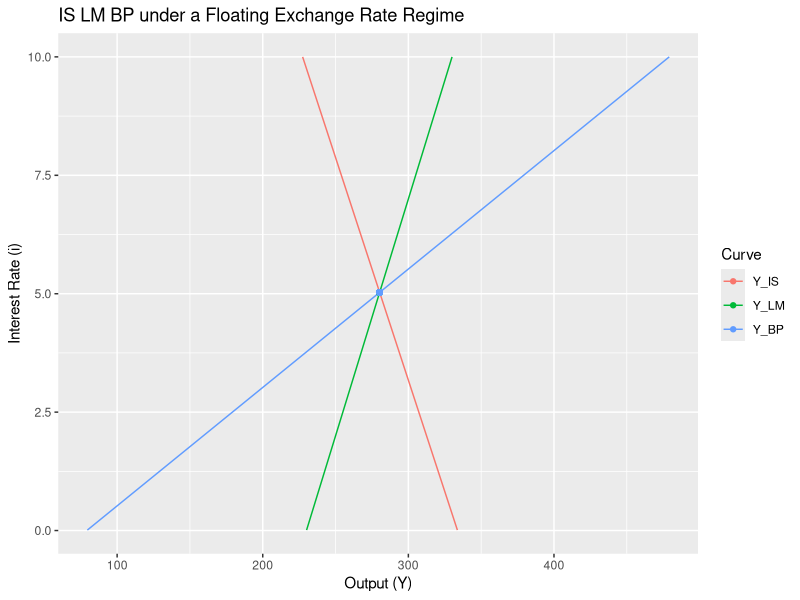

This chart was generated by the following R code:
#Import required libraries
#make sure to have installed
library("reshape2")
library("ggplot2")

# Floating exchange rate

#define variables
a_0 <- 80 # autonomous consumption
a_1 <- 0.8 # marginal propensity to consume
i_0 <- 25 # autonomous private investment
i_1 <- -5 # marginal propensity to invest
g_0 <- 40 # government expenditure
x_0 <- 25 # autonomous level of exports
m_0 <- 20 # autonomous level of imports
m_1 <- 0.15 # marginal propensity to import
t_rate <- 0.15 # Tax rate
c_1 <- (a_0+i_0+g_0+x_0-m_0) # autonomous values
c_2 <- (1-a_1*(1-t_rate)+m_1) # marginal values
l_1 <- 0.5 # liquidity function for motive 1
l_2 <- -5 # liquidity function for motive 2
k_prm <- 6 # increase in financail account (function of the interest rate)

# Additional Variables Required
x_1 <- 0.4 # marginal propensity to export
m_2 <- 0.15 # marginal propensity to import
m_bar <- 115  # money supply
c_3 <- (l_2*(m_2-c_2)-l_1*(i_1-k_prm)) #marginal values using exports and imports
# Calculate Interest rate, Output, and exch rate
int_rate_calc <-(m_bar*(m_2-c_2)-l_1*((x_0-m_0)-c_1))/c_3
y_calc <- (m_bar/l_1)-(l_2*int_rate_calc/l_1)
xr_calc <- (c_2*y_calc-c_1-i_1*int_rate_calc)/(x_1-m_1)

print("Interest rate:")
int_rate_calc
print("Output:")
y_calc
print("Exchange Rate:")
xr_calc

#Create empty dataframe with 1000 rows
obs <- c(seq(1,1000,by=1))
IS_LM_BP <- data.frame(obs)
head(IS_LM_BP)

#Generate Data
IS_LM_BP["int_rate_s"] <- IS_LM_BP["obs"]/100
IS_LM_BP["Y_IS"] <- (c_1+xr_calc*(x_1-m_1)+i_1*IS_LM_BP["int_rate_s"])/c_2
IS_LM_BP["Y_LM"] <- (m_bar/l_1)-(l_2*IS_LM_BP["int_rate_s"]/l_1)
IS_LM_BP["Y_BP"] <- ((x_0-m_0)+xr_calc*(x_1-m_1)+k_prm*IS_LM_BP["int_rate_s"])/m_2

#Drop obs cols
IS_LM_BP <- IS_LM_BP[-c(1)]
head(IS_LM_BP)

# Equilibrium interest rate, aggregate output and money supply
print("Equilibrium level of output from the IS curve:")
y_is = (c_1+xr_calc*(x_1-m_1)+i_1*int_rate_calc)/c_2
y_is

print("Equilibrium level of output from the LM curve")
y_lm = (m_bar/l_1)-(l_2*int_rate_calc/l_1)
y_lm

print("Equilibrium level of output from the BP curve")
y_bp = ((x_0-m_0)+xr_calc*(x_1-m_1)+k_prm*int_rate_calc)/m_2
y_bp

#reshape df 
df <- melt(IS_LM_BP, id="int_rate_s")

#plot IS LM BP
ggplot(data=df, aes(x=value,y=int_rate_s, color=variable))+
  geom_line() +
  geom_point(x=y_is,y=int_rate_calc) +
  labs(title="IS LM BP under a Floating Exchange Rate Regime",x="Output (Y)",y="Interest Rate (i)",colour="Curve")

